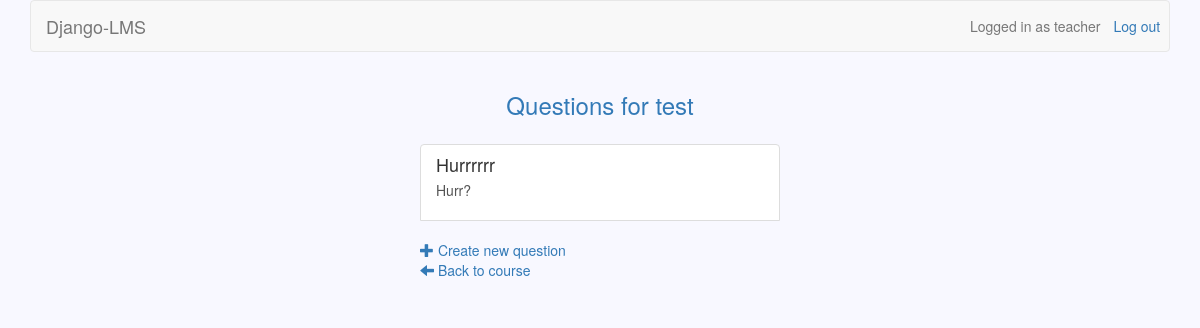
Before: /courses/27/questions/ (signed in) with the older database file.
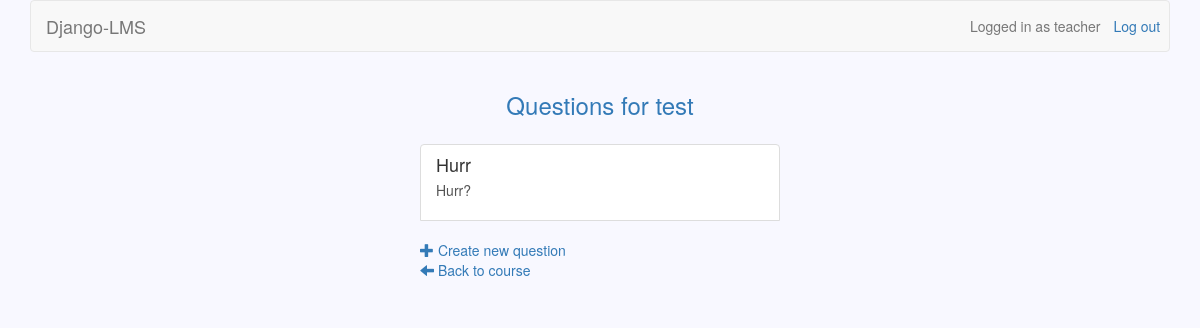
After: the same page with the newer database file.
### questions/models.py (models this page shows)
class Question(models.Model):
	owner = models.CharField(max_length=30)
	name = models.CharField(max_length=30)
	question_text = models.TextField()
	course = models.ForeignKey(Course)

### questions/views.py (the view)
@user_passes_test(teacher_check)
def list_questions(request, course_id):
	course = Course.objects.get(id=course_id)
	questions = Question.objects.filter(course=course_id)
	if request.user.username == course.owner:
		return render(request, 'list_questions.html', {'course': course, 'questions': questions})
	else:
		return redirect('/courses/')

### courses/views.py (called while the page is built)
def teacher_check(user):
    return user.is_teacher

### questions/templates/list_questions.html
{% extends 'base.html' %}
{% block header_text %}
	{% if messages %}
	    {% for message in messages %}
	    	{{ message }}
	    {% endfor %}
	{% else %}
		Questions for {{ course.name }}
	{% endif %}
{% endblock %}
{% block dashboard %}
	{% for question in questions %}
		<a class="list-group-item" href="{% url 'edit_question' course.id question.id %}">
			<h4 class="list-group-item-heading">{{ question.name }}</h4>
			<p class="list-group-item-description">{{ question.question_text }}</p>
		</a>
	{% endfor %}
	<br>
	<a href="{% url 'create_question' course.id %}">
		<span class="glyphicon glyphicon-plus"></span>
		Create new question
	</a>
	<br>
	<a href="{% url 'edit_course' course.id %}">
		<span class="glyphicon glyphicon-arrow-left"></span>
		Back to course
	</a>
{% endblock %}

Changed rows visible on the page:
changed Question "Hurr?": name "Hurrrrrr" → "Hurr"
